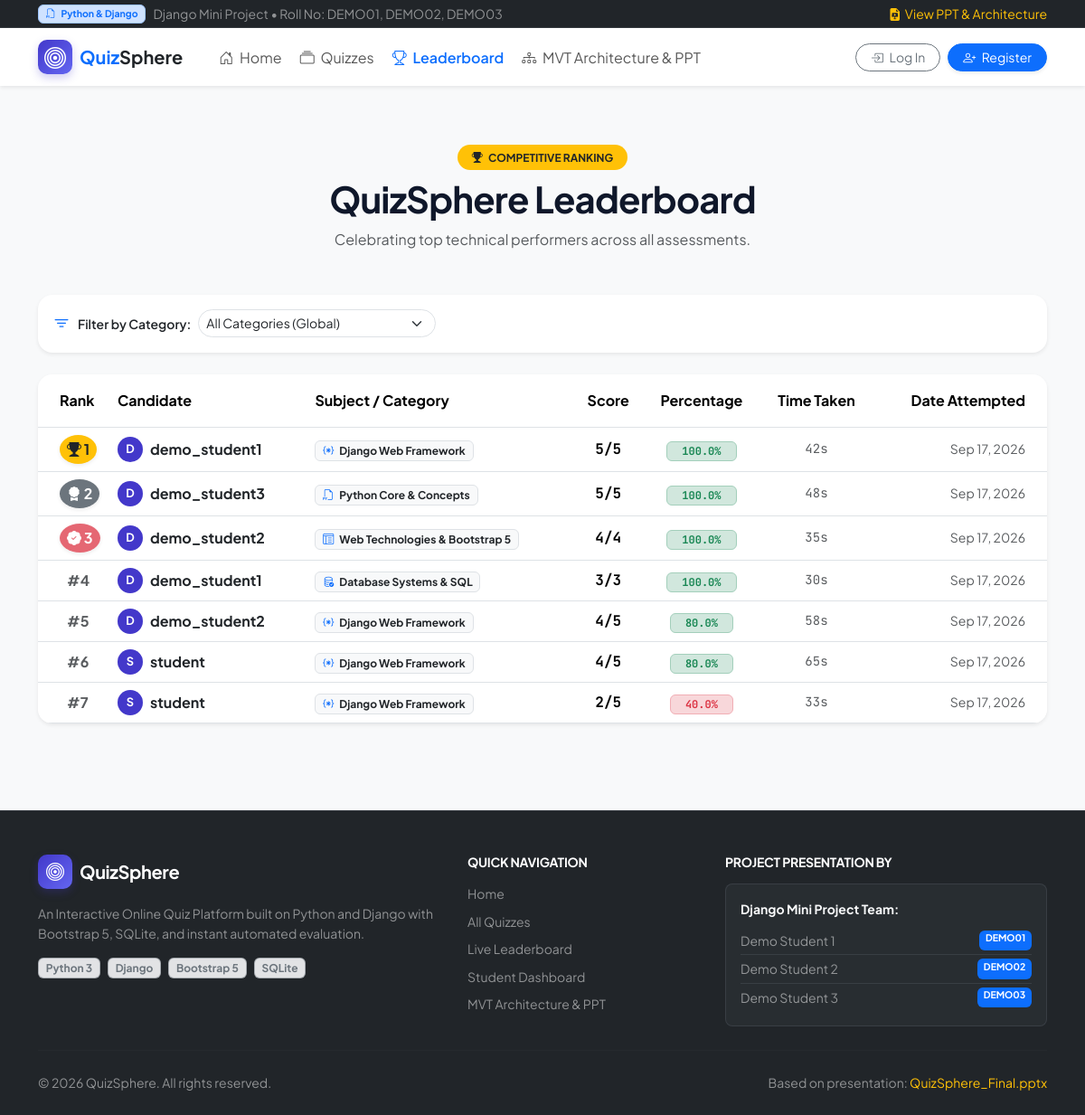
Page /leaderboard/ on the committed database.
### quiz/models.py (models this page shows, shortened)
class QuizAttempt(models.Model):
    user = models.ForeignKey(User, on_delete=models.CASCADE, related_name='quiz_attempts')
    category = models.ForeignKey(Category, on_delete=models.CASCADE, related_name='attempts')
    score = models.PositiveIntegerField(default=0)
    total_marks = models.PositiveIntegerField(default=0)
    percentage = models.FloatField(default=0.0)
    time_taken_seconds = models.PositiveIntegerField(default=0)
    passed = models.BooleanField(default=False)
    date_taken = models.DateTimeField(auto_now_add=True)
    class Meta:
        ordering = ['-date_taken']

class Category(models.Model):
    name = models.CharField(max_length=150, unique=True)
    slug = models.SlugField(max_length=160, unique=True, blank=True)
    description = models.TextField(help_text="Overview of the quiz subject")
    icon = models.CharField(max_length=60, default="bi-lightbulb", help_text="Bootstrap icon class")
    time_limit_mins = models.PositiveIntegerField(default=10, help_text="Duration in minutes")
    pass_percentage = models.PositiveIntegerField(default=60, help_text="Passing score percentage")
    created_at = models.DateTimeField(auto_now_add=True)
    class Meta:
        verbose_name_plural = "Categories"
        ordering = ['name']

### quiz/views.py (the view)
# urls.py: path('leaderboard/', views.leaderboard, name='leaderboard'),
def leaderboard(request):
    category_id = request.GET.get('category')
    categories = Category.objects.all()
    attempts = QuizAttempt.objects.select_related('user', 'category')
    if category_id:
        attempts = attempts.filter(category_id=category_id)
    top_attempts = attempts.order_by('-percentage', '-score', 'time_taken_seconds')[:25]
    selected_category = None
    if category_id:
        try:
            selected_category = Category.objects.get(id=category_id)
        except Category.DoesNotExist:
            pass
    context = {
        'categories': categories,
        'top_attempts': top_attempts,
        'selected_category': selected_category,
    }
    return render(request, 'quiz/leaderboard.html', context)

### templates/quiz/leaderboard.html (shortened to what this page needs)
{% extends 'base.html' %}
{% block content %}
<div class="container py-5">
    <div class="text-center max-w-700 mx-auto mb-5">
        <span class="badge bg-warning text-dark px-3 py-2 rounded-pill fw-bold text-uppercase small mb-2">
            <i class="bi bi-trophy-fill me-1"></i> Competitive Ranking
        </span>
        <h1 class="fw-bold">QuizSphere Leaderboard</h1>
        <p class="text-muted">Celebrating top technical performers across all assessments.</p>
    </div>
    <div class="card border-0 shadow-sm rounded-4 p-3 mb-4 bg-white">
        <form method="get" action="{% url 'leaderboard' %}" class="d-flex align-items-center justify-content-between flex-wrap gap-3">
            <div class="d-flex align-items-center gap-2">
                <i class="bi bi-filter text-primary fs-5"></i>
                <label for="cat-filter" class="fw-semibold small mb-0">Filter by Category:</label>
                <select name="category" id="cat-filter" class="form-select form-select-sm w-auto rounded-pill" onchange="this.form.submit()">
                    <option value="">All Categories (Global)</option>
                </select>
            </div>
        </form>
    </div>
    <div class="card border-0 shadow-sm rounded-4 overflow-hidden bg-white">
        <div class="table-responsive">
            <table class="table table-hover align-middle mb-0">
                <thead class="bg-light">
                    <tr>
                        <th class="ps-4 py-3" style="width: 80px;">Rank</th>
                        <th class="py-3">Candidate</th>
                        <th class="py-3">Subject / Category</th>
                        <th class="py-3 text-center">Score</th>
                        <th class="py-3 text-center">Percentage</th>
                        <th class="py-3 text-center">Time Taken</th>
                        <th class="pe-4 py-3 text-end">Date Attempted</th>
                    </tr>
                </thead>
                <tbody>
                    {% for item in top_attempts %}
                    <tr {% if item.user == user %}class="table-primary bg-opacity-25"{% endif %}>
                        <td class="ps-4">
                            {% if forloop.counter == 1 %}
                                <span class="badge bg-warning text-dark rounded-circle p-2 fs-6 shadow-sm" title="Gold Trophy">
                                    <i class="bi bi-trophy-fill"></i> 1
                                </span>
                            {% elif forloop.counter == 2 %}
                                <span class="badge bg-secondary text-white rounded-circle p-2 fs-6 shadow-sm" title="Silver Medal">
                                    <i class="bi bi-award-fill"></i> 2
                                </span>
                            {% elif forloop.counter == 3 %}
                                <span class="badge bg-danger bg-opacity-75 text-white rounded-circle p-2 fs-6 shadow-sm" title="Bronze Medal">
                                    <i class="bi bi-patch-check-fill"></i> 3
                                </span>
                            {% else %}
                                <span class="fw-bold text-muted ps-2">#{{ forloop.counter }}</span>
                            {% endif %}
                        </td>
                        <td>
                            <div class="d-flex align-items-center gap-2">
                                <span class="avatar-circle">{{ item.user.username|slice:":1"|upper }}</span>
                                <div>
                                    <span class="fw-bold text-dark">{{ item.user.username }}</span>
                                </div>
                            </div>
                        </td>
                        <td>
                            <span class="badge bg-light text-dark border">
                                <i class="bi {{ item.category.icon|default:'bi-journal' }} me-1 text-primary"></i>
                                {{ item.category.name }}
                            </span>
                        </td>
                        <td class="text-center font-mono fw-bold">
                            {{ item.score }}/{{ item.total_marks }}
                        </td>
                        <td class="text-center">
                            <span class="badge {% if item.passed %}bg-success-subtle text-success border border-success-subtle{% else %}bg-danger-subtle text-danger border border-danger-subtle{% endif %} px-3 py-1 font-mono">
                                {{ item.percentage }}%
                            </span>
                        </td>
                        <td class="text-center text-muted small font-mono">
                            {{ item.time_taken_seconds }}s
                        </td>
                        <td class="pe-4 text-end text-muted small">
                            {{ item.date_taken|date:"M d, Y" }}
                        </td>
                    </tr>
                    {% endfor %}
                </tbody>
            </table>
        </div>
    </div>
</div>
{% endblock %}

### static/css/style.css (style rules this page uses)
:root { --primary: #4338ca; --primary-rgb: 67, 56, 202; --primary-hover: #3730a3; --primary-subtle: #e0e7ff; --secondary: #0ea5e9; --accent: #f59e0b; --success: #10b981; --danger: #ef4444; --dark: #0f172a; --card-shadow: 0 10px 25px -5px rgba(0, 0, 0, 0.05), 0 8px 10px -6px rgba(0, 0, 0, 0.03); --hover-shadow: 0 20px 30px -10px rgba(67, 56, 202, 0.15); }
body { font-family: 'Plus Jakarta Sans', system-ui, -apple-system, sans-serif; color: #1e293b; background-color: #f8fafc; line-height: 1.6; }
h1, h2, h3, h4, h5, h6 { font-weight: 700; color: #0f172a; letter-spacing: -0.02em; }
code, pre, .font-mono { font-family: 'JetBrains Mono', monospace; }
.avatar-circle { display: inline-flex; align-items: center; justify-content: center; width: 28px; height: 28px; border-radius: 50%; background-color: var(--primary); color: white; font-weight: 700; font-size: 0.8rem; }

### rows in the picture
QuizAttempt: shows "1", user.username "D", user.username "demo_student1", category.name "Django Web Framework", score "5", total_marks "5", percentage "100.0", time_taken_seconds "42", date_taken "Sep 17, 2026"
QuizAttempt: shows "2", user.username "D", user.username "demo_student3", category.name "Python Core & Concepts", score "5", total_marks "5", percentage "100.0", time_taken_seconds "48", date_taken "Sep 17, 2026"
QuizAttempt: shows "3", user.username "D", user.username "demo_student2", category.name "Web Technologies & Bootstrap 5", score "4", total_marks "4", percentage "100.0", time_taken_seconds "35", date_taken "Sep 17, 2026"
QuizAttempt: user.username "D", user.username "demo_student1", category.name "Database Systems & SQL", score "3", total_marks "3", percentage "100.0", time_taken_seconds "30", date_taken "Sep 17, 2026"
QuizAttempt: user.username "D", user.username "demo_student2", category.name "Django Web Framework", score "4", total_marks "5", percentage "80.0", time_taken_seconds "58", date_taken "Sep 17, 2026"
QuizAttempt: user.username "S", user.username "student", category.name "Django Web Framework", score "4", total_marks "5", percentage "80.0", time_taken_seconds "65", date_taken "Sep 17, 2026"
QuizAttempt: user.username "S", user.username "student", category.name "Django Web Framework", score "2", total_marks "5", percentage "40.0", time_taken_seconds "33", date_taken "Sep 17, 2026"
